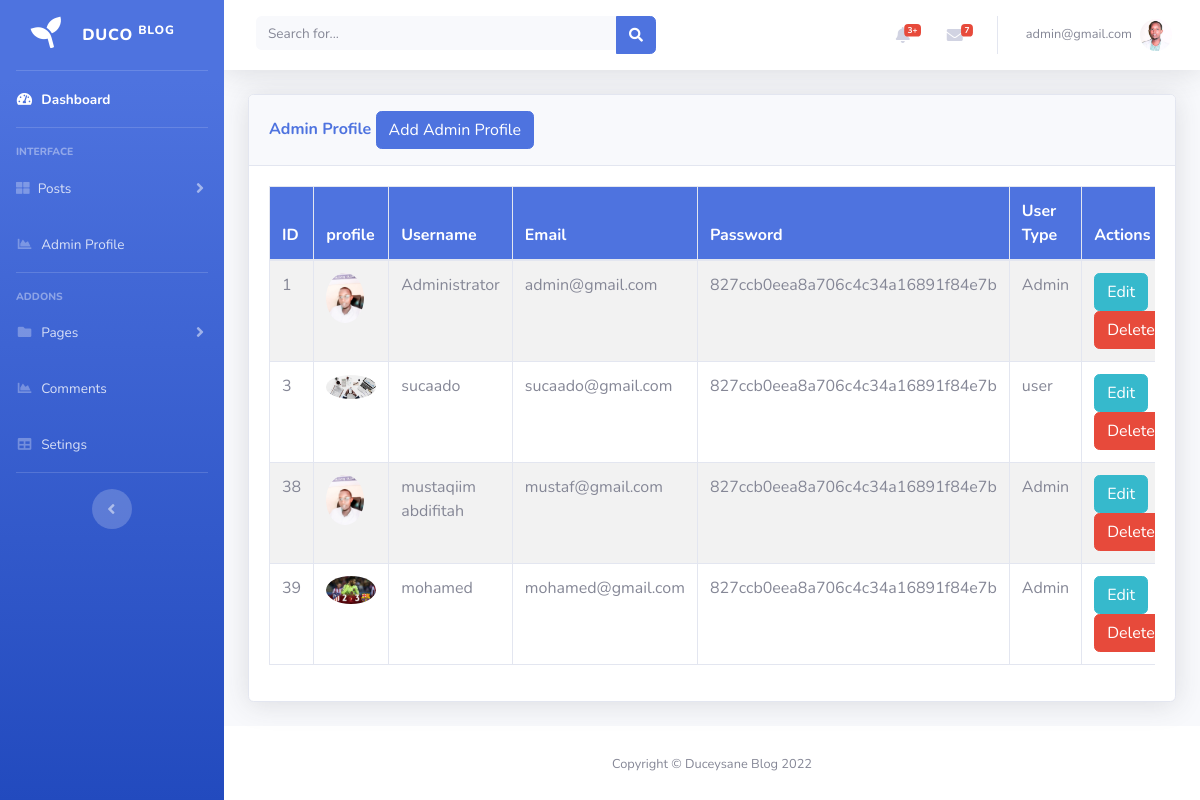
The page /admin/register.php (signed in) on the database its author committed.
### tables this page shows
CREATE TABLE `users` (
  `id` int(11) NOT NULL,
  `img` varchar(250) NOT NULL,
  `name` varchar(100) NOT NULL,
  `email` varchar(100) NOT NULL,
  `password` varchar(100) NOT NULL,
  `userType` varchar(100) NOT NULL
);

### admin/register.php (the view, shortened to what this page needs)
<?php require_once('code.php'); ?>
<?php
include('includes/header.php');
include('includes/navbar.php');
?>
<div class="container-fluid">
<div class="card shadow mb-4">
  <div class="card-header py-3">
    <h6 class="m-0 font-weight-bold text-primary">Admin Profile
            <button type="button" class="btn btn-primary" data-toggle="modal" data-target="#addadminprofile">
              Add Admin Profile
            </button>
    </h6>
  </div>
  <div class="card-body">
    <div class="table-responsive">
      <table class="table table-bordered table table-striped table-hover" id="dataTable" width="100%" cellspacing="0">
        <?php
        $query= "SELECT * FROM `users`";
        $resul = mysqli_query($connection,$query);
        ?>
        <thead  style="background-color:#4e73df;  color: #fff;">
          <tr>
            <th> ID </th>
            <th> profile </th>
            <th> Username </th>
            <th>Email </th>
            <th>Password</th>
            <th>User Type</th>
            <th>Actions </th>
          </tr>
        </thead>
        <tbody>
          <tr>
            <?php while($row = $resul->fetch_assoc()):?>
            <td> <?php echo $row['id'];?> </td>
            <td><img style="max-height: 50px; max-width: 50px;" class="img-profile rounded-circle" src="../img/<?php echo $row['img']; ?>"></td>
            <td> <?php echo $row['name'];?> </td>
            <td> <?php echo $row['email'];?> </td>
            <td> <?php echo $row['password'];?> </td>
            <td> <?php echo $row['userType'];?> </td>
            <td>
            <a href="register_edit.php?edit=<?php echo $row['id'];?>" class="btn btn-info" >Edit</a>
            <a href="code.php?delete=<?php echo $row['id'];?>" class="btn btn-danger">Delete</a>
            </td>
          </tr>
          <?php endwhile;?>
        </tbody>
      </table>
    </div>
  </div>
</div>
</div>
<?php
include('includes/footer.php');
?>

### rows shown on the page
users: id "1", img (picture), name "Administrator", email "admin@gmail.com", password "827ccb0eea8a706c4c34a16891f84e7b", userType "Admin"
users: id "3", shows a picture, name "sucaado", email "sucaado@gmail.com", password "827ccb0eea8a706c4c34a16891f84e7b", userType "user"
users: id "38", img (picture), name "mustaqiim abdifitah", email "mustaf@gmail.com", password "827ccb0eea8a706c4c34a16891f84e7b", userType "Admin"
users: id "39", img (picture), name "mohamed", email "mohamed@gmail.com", password "827ccb0eea8a706c4c34a16891f84e7b", userType "Admin"

### other values the page prints
$_SESSION['username'] "admin@gmail.com"
